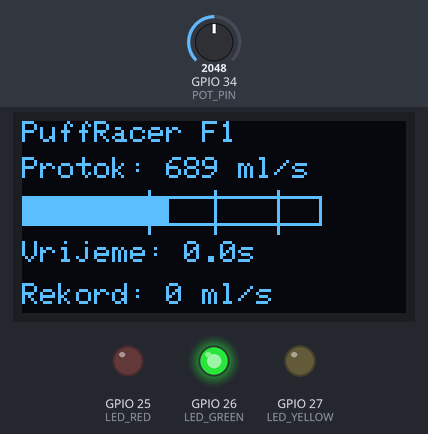
A sketch run on a simulated ESP32. Parts: 128×64 one-colour display, output pins drawn as LEDs (lit = HIGH). The test bench sets the inputs (shaded band); at power-on: GPIO 34 (POT_PIN) = 2048. EEPROM starts erased; what the sketch prints to the serial monitor is not drawn.

Above: at 1.2 s.
1.3 s: GPIO 34 (POT_PIN) set to 2593
At 3.1 s:
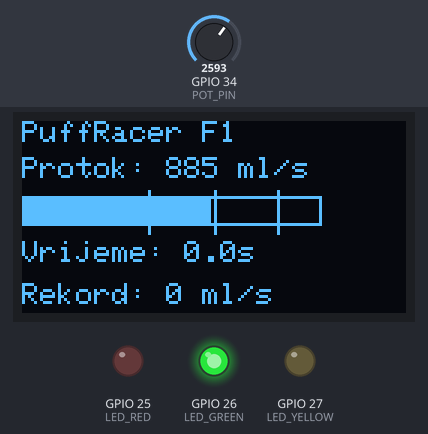
3.3 s: GPIO 34 (POT_PIN) set to 2678
At 3.75 s:
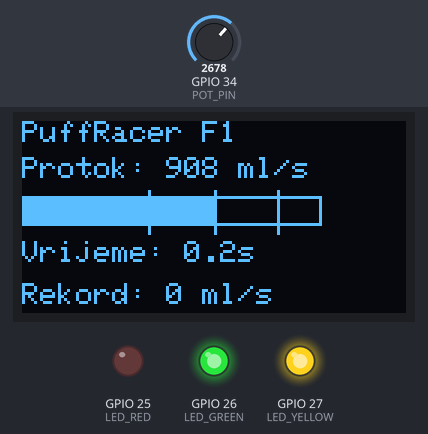
5.5 s: GPIO 34 (POT_PIN) set to 3480
At 8.46 s:
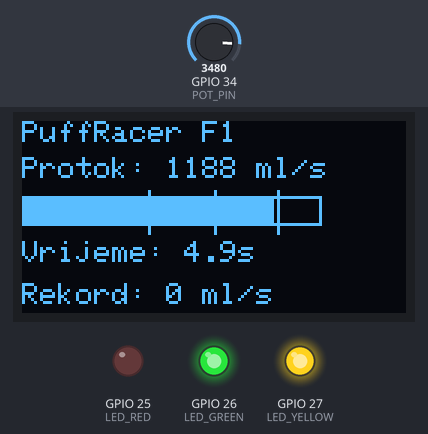
8.5 s: GPIO 34 (POT_PIN) set to 3538
At 9.8 s:
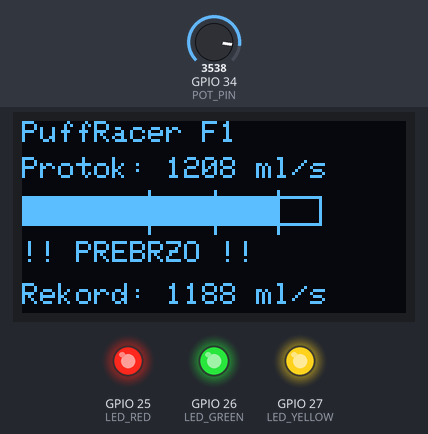
11.5 s: GPIO 34 (POT_PIN) set to 1360
At 13.9 s:
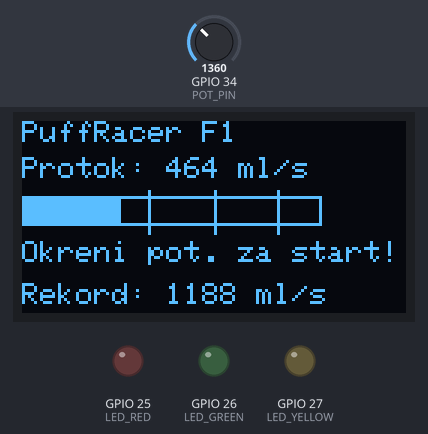
Timing chart, 0 to 15.2 s (numbered marks = the images above; inputs shaded):
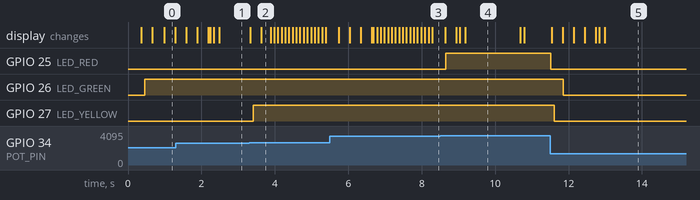

The sketch:

main.ino
```cpp
#include <Wire.h>
#include <Adafruit_GFX.h>
#include <Adafruit_SSD1306.h>
#include <Preferences.h>

#define POT_PIN     34   ///< Potenciometar - simulacija puhanja
#define LED_GREEN   26   ///< Zelena LED - razina 1 (600 ml/s)
#define LED_YELLOW  27   ///< Žuta LED - razina 2 (900 ml/s)
#define LED_RED     25   ///< Crvena LED - razina 3 (1200 ml/s)

#define SCREEN_WIDTH  128
#define SCREEN_HEIGHT 64
#define OLED_RESET    -1
Adafruit_SSD1306 display(SCREEN_WIDTH, SCREEN_HEIGHT, &Wire, OLED_RESET);

#define FLOW_MIN      0      ///< Minimalni protok (ml/s)
#define FLOW_MAX      1400   ///< Maksimalni protok (ml/s)
#define THRESHOLD_1   600    ///< Prag razine 1 (ml/s)
#define THRESHOLD_2   900    ///< Prag razine 2 (ml/s)
#define THRESHOLD_3   1200   ///< Prag razine 3 - KAZNA (ml/s)
#define SUCCESS_TIME  5000   ///< Trajanje uspješne vježbe (ms)
#define EMA_ALPHA     0.2    ///< Koeficijent EMA filtriranja (0-1)
#define SAMPLE_MS     50     ///< Interval uzorkovanja (ms)

enum State { IDLE, RUNNING, SUCCESS, PENALTY };
State currentState = IDLE;

float emaFlow        = 0;   ///< EMA filtrirani protok
float currentFlow    = 0;   ///< Trenutni protok (ml/s)
float bestResult     = 0;   ///< Najbolji rezultat

unsigned long successStart = 0; ///< Početak uspješne zone
unsigned long successTime  = 0; ///< Akumulirano uspješno vrijeme
unsigned long lastSample   = 0; ///< Timestamp zadnjeg uzorkovanja
unsigned long penaltyStart = 0; ///< Početak penalty stanja

Preferences prefs;

float readFlow() {
  int raw = analogRead(POT_PIN);
  float flow = map(raw, 0, 4095, FLOW_MIN, FLOW_MAX);
  emaFlow = EMA_ALPHA * flow + (1 - EMA_ALPHA) * emaFlow;
  return emaFlow;
}

void updateLEDs(float flow) {
  digitalWrite(LED_GREEN,  flow >= THRESHOLD_1 ? HIGH : LOW);
  digitalWrite(LED_YELLOW, flow >= THRESHOLD_2 ? HIGH : LOW);
  digitalWrite(LED_RED,    flow >= THRESHOLD_3 ? HIGH : LOW);
}

void saveBestResult(float result) {
  prefs.begin("puffracer", false);
  prefs.putFloat("best", result);
  prefs.end();
  Serial.print("[NVS] Spremljen novi rekord: ");
  Serial.println(result);
}

float loadBestResult() {
  prefs.begin("puffracer", true);
  float best = prefs.getFloat("best", 0);
  prefs.end();
  return best;
}

void drawDisplay(float flow, float timeLeft) {
  display.clearDisplay();

  display.setTextSize(1);
  display.setTextColor(SSD1306_WHITE);
  display.setCursor(0, 0);
  display.println("PuffRacer F1");

  display.setCursor(0, 12);
  display.print("Protok: ");
  display.print((int)flow);
  display.println(" ml/s");

  int barWidth = map(constrain(flow, 0, FLOW_MAX), 0, FLOW_MAX, 0, 100);
  display.drawRect(0, 25, 100, 10, SSD1306_WHITE);
  display.fillRect(0, 25, barWidth, 10, SSD1306_WHITE);

  display.drawLine(42, 23, 42, 37, SSD1306_WHITE); // 600
  display.drawLine(64, 23, 64, 37, SSD1306_WHITE); // 900
  display.drawLine(85, 23, 85, 37, SSD1306_WHITE); // 1200

  display.setCursor(0, 40);
  switch (currentState) {
    case IDLE:
      display.println("Okreni pot. za start!");
      break;
    case RUNNING:
      display.print("Vrijeme: ");
      display.print(timeLeft / 1000.0, 1);
      display.println("s");
      break;
    case SUCCESS:
      display.println(">> POBJEDA! <<");
      break;
    case PENALTY:
      display.println("!! PREBRZO !!");
      break;
  }

  display.setCursor(0, 54);
  display.print("Rekord: ");
  display.print((int)bestResult);
  display.println(" ml/s");

  display.display();
}


void setup() {
  Serial.begin(115200);

  pinMode(LED_GREEN,  OUTPUT);
  pinMode(LED_YELLOW, OUTPUT);
  pinMode(LED_RED,    OUTPUT);

  if (!display.begin(SSD1306_SWITCHCAPVCC, 0x3C)) {
    Serial.println("[ERROR] OLED nije pronađen!");
    while (true);
  }
  display.clearDisplay();
  display.display();

  bestResult = loadBestResult();

  Serial.println("=== PuffRacer F1 ===");
  Serial.print("[NVS] Učitan rekord: ");
  Serial.println(bestResult);
  Serial.println("Okreni potenciometar za početak!");
}


void loop() {
  unsigned long now = millis();

  if (now - lastSample < SAMPLE_MS) return;
  lastSample = now;

  currentFlow = readFlow();
  updateLEDs(currentFlow);

  switch (currentState) {

    case IDLE:
      successTime  = 0;
      successStart = 0;
      if (currentFlow > THRESHOLD_1) {
        currentState = RUNNING;
        Serial.println("[START] Vježba započeta!");
      }
      break;

    case RUNNING: {
      static unsigned long lastPrint = 0;
      if (now - lastPrint >= 1000) {
        lastPrint = now;
        Serial.print("[FLOW] ");
        Serial.print((int)currentFlow);
        Serial.println(" ml/s");
      }

      if (currentFlow >= THRESHOLD_3) {
        currentState = PENALTY;
        penaltyStart = now;
        successTime  = 0;
        Serial.println("[KAZNA] Prebrzo! Vježba poništena.");
        break;
      }

      if (currentFlow >= THRESHOLD_2 && currentFlow < THRESHOLD_3) {
        if (successStart == 0) successStart = now;
        successTime = now - successStart;

        if (successTime >= SUCCESS_TIME) {
          currentState = SUCCESS;
          if (currentFlow > bestResult) {
            bestResult = currentFlow;
            saveBestResult(bestResult);
          }
          Serial.println("[USPJEH] Vježba uspješno završena!");
        }
      } else {
        successStart = 0;
        successTime  = 0;
      }
      break;
    }

    case SUCCESS:
      if (now - successStart > 3000) {
        currentState = IDLE;
        Serial.println("[RESET] Novi pokušaj...");
      }
      break;

    case PENALTY:
      if (penaltyStart == 0) penaltyStart = now;
      if (now - penaltyStart >= 2000) {
        penaltyStart = 0;
        currentState = IDLE;
        Serial.println("[RESET] Pokušaj ponovo.");
      }
      break;
  }

  drawDisplay(currentFlow, successTime);
}
```

Measured:
- the behaviour switches between 2635 and 2636 on GPIO 34 (POT_PIN) (found by bisection; images 1 and 2)
- the behaviour switches between 3512 and 3513 on GPIO 34 (POT_PIN) (found by bisection; images 3 and 4)
- after the input at 3.3 s, GPIO 27 (LED_YELLOW): LOW → HIGH after 0.11 s; the display: first changes at once (image 2 shows a later state)
- after the input at 8.5 s, GPIO 25 (LED_RED): LOW → HIGH after 0.16 s
- after the input at 11.5 s, GPIO 25 (LED_RED): HIGH → LOW at once; GPIO 26 (LED_GREEN): HIGH → LOW after 0.36 s; GPIO 27 (LED_YELLOW): HIGH → LOW after 0.11 s; the display: first changes at once (image 5 shows a later state)
- what the display in image 4 shows lasts 1.5 s, from 9.2 s to 10.7 s
